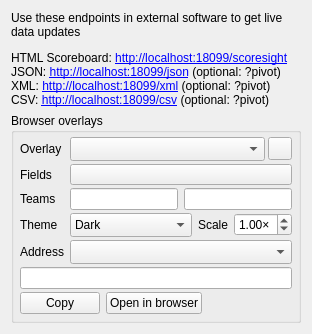
              <widget class="QWidget" name="tab_browser">
               <layout class="QVBoxLayout" name="verticalLayout_4">
                <item alignment="Qt::AlignTop">
                 <widget class="QLabel" name="label_8">
                  <property name="text">
                   <string>&lt;html&gt;&lt;head/&gt;&lt;body&gt;&lt;p&gt;Use these endpoints in external software to get live data updates&lt;/p&gt;&lt;p&gt;HTML Scoreboard: &lt;a href=&quot;http://localhost:18099/scoresight&quot;&gt;http://localhost:18099/scoresight&lt;/a&gt;&lt;br/&gt;JSON: &lt;a href=&quot;http://localhost:18099/json&quot;&gt;http://localhost:18099/json&lt;/a&gt; (optional: ?pivot)&lt;br/&gt;XML: &lt;a href=&quot;http://localhost:18099/xml&quot;&gt;http://localhost:18099/xml&lt;/a&gt; (optional: ?pivot)&lt;br/&gt;CSV: &lt;a href=&quot;http://localhost:18099/csv&quot;&gt;http://localhost:18099/csv&lt;/a&gt; (optional: ?pivot)&lt;/p&gt;&lt;/body&gt;&lt;/html&gt;</string>
                  </property>
                  <property name="textFormat">
                   <enum>Qt::RichText</enum>
                  </property>
                  <property name="wordWrap">
                   <bool>true</bool>
                  </property>
                  <property name="openExternalLinks">
                   <bool>true</bool>
                  </property>
                  <property name="textInteractionFlags">
                   <set>Qt::LinksAccessibleByMouse|Qt::TextSelectableByMouse</set>
                  </property>
                 </widget>
                </item>
                <item>
                 <widget class="QGroupBox" name="groupBox_overlays">
                  <property name="toolTip">
                   <string>Transparent pages with live values, for a browser source in OBS, vMix, Wirecast, CasparCG and other production software</string>
                  </property>
                  <property name="title">
                   <string>Browser overlays</string>
                  </property>
                  <layout class="QFormLayout" name="formLayout_overlays">
                   <property name="fieldGrowthPolicy">
                    <enum>QFormLayout::AllNonFixedFieldsGrow</enum>
                   </property>
                   <property name="horizontalSpacing">
                    <number>6</number>
                   </property>
                   <property name="verticalSpacing">
                    <number>3</number>
                   </property>
                   <property name="leftMargin">
                    <number>6</number>
                   </property>
                   <property name="topMargin">
                    <number>4</number>
                   </property>
                   <property name="rightMargin">
                    <number>6</number>
                   </property>
                   <property name="bottomMargin">
                    <number>6</number>
                   </property>
                   <item row="0" column="0">
                    <widget class="QLabel" name="label_overlayKind">
                     <property name="text">
                      <string>Overlay</string>
                     </property>
                     <property name="buddy">
                      <cstring>comboBox_overlayKind</cstring>
                     </property>
                    </widget>
                   </item>
                   <item row="0" column="1">
                    <widget class="QWidget" name="widget_overlayKind" native="true">
                     <layout class="QHBoxLayout" name="horizontalLayout_overlayKind">
                      <property name="spacing">
                       <number>3</number>
                      </property>
                      <property name="leftMargin">
                       <number>0</number>
                      </property>
                      <property name="topMargin">
                       <number>0</number>
                      </property>
                      <property name="rightMargin">
                       <number>0</number>
                      </property>
                      <property name="bottomMargin">
                       <number>0</number>
                      </property>
                      <item>
                       <widget class="QComboBox" name="comboBox_overlayKind">
                        <property name="sizePolicy">
                         <sizepolicy hsizetype="Expanding" vsizetype="Fixed">
                          <horstretch>0</horstretch>
                          <verstretch>0</verstretch>
                         </sizepolicy>
                        </property>
                        <property name="toolTip">
                         <string>A built-in overlay, or one of yours from the overlays folder</string>
                        </property>
                        <property name="sizeAdjustPolicy">
                         <enum>QComboBox::AdjustToMinimumContentsLengthWithIcon</enum>
                        </property>
                        <property name="minimumContentsLength">
                         <number>8</number>
                        </property>
                       </widget>
                      </item>
                      <item>
                       <widget class="QToolButton" name="toolButton_overlaysFolder">
                        <property name="toolTip">
                         <string>Open the overlays folder: put your own HTML overlays there</string>
                        </property>
                        <property name="accessibleName">
                         <string>Open the overlays folder</string>
                        </property>
                        <property name="toolButtonStyle">
                         <enum>Qt::ToolButtonIconOnly</enum>
                        </property>
                       </widget>
                      </item>
                     </layout>
                    </widget>
                   </item>
                   <item row="1" column="0">
                    <widget class="QLabel" name="label_overlayFields">
                     <property name="text">
                      <string>Fields</string>
                     </property>
                     <property name="buddy">
                      <cstring>toolButton_overlayFields</cstring>
                     </property>
                    </widget>
                   </item>
                   <item row="1" column="1">
                    <widget class="QToolButton" name="toolButton_overlayFields">
                     <property name="sizePolicy">
                      <sizepolicy hsizetype="Expanding" vsizetype="Fixed">
                       <horstretch>0</horstretch>
                       <verstretch>0</verstretch>
                      </sizepolicy>
                     </property>
                     <property name="toolTip">
                      <string>The fields the overlay shows</string>
                     </property>
                     <property name="accessibleName">
                      <string>Overlay fields</string>
                     </property>
                     <property name="popupMode">
                      <enum>QToolButton::InstantPopup</enum>
                     </property>
                     <property name="toolButtonStyle">
                      <enum>Qt::ToolButtonTextOnly</enum>
                     </property>
                    </widget>
                   </item>
                   <item row="2" column="0">
                    <widget class="QLabel" name="label_overlayTeams">
                     <property name="text">
                      <string>Teams</string>
                     </property>
                     <property name="buddy">
                      <cstring>lineEdit_overlayHomeName</cstring>
                     </property>
                    </widget>
                   </item>
                   <item row="2" column="1">
                    <widget class="QWidget" name="widget_overlayTeams" native="true">
                     <layout class="QHBoxLayout" name="horizontalLayout_overlayTeams">
                      <property name="spacing">
                       <number>6</number>
                      </property>
                      <property name="leftMargin">
                       <number>0</number>
                      </property>
                      <property name="topMargin">
                       <number>0</number>
                      </property>
                      <property name="rightMargin">
                       <number>0</number>
                      </property>
                      <property name="bottomMargin">
                       <number>0</number>
                      </property>
                      <item>
                       <widget class="QLineEdit" name="lineEdit_overlayHomeName">
                        <property name="accessibleName">
                         <string>Home team name</string>
                        </property>
                        <property name="maxLength">
                         <number>120</number>
                        </property>
                        <property name="clearButtonEnabled">
                         <bool>true</bool>
                        </property>
                       </widget>
                      </item>
                      <item>
                       <widget class="QLineEdit" name="lineEdit_overlayAwayName">
                        <property name="accessibleName">
                         <string>Away team name</string>
                        </property>
                        <property name="maxLength">
                         <number>120</number>
                        </property>
                        <property name="clearButtonEnabled">
                         <bool>true</bool>
                        </property>
                       </widget>
                      </item>
                     </layout>
                    </widget>
                   </item>
                   <item row="3" column="0">
                    <widget class="QLabel" name="label_overlayTheme">
                     <property name="text">
                      <string>Theme</string>
                     </property>
                     <property name="buddy">
                      <cstring>comboBox_overlayTheme</cstring>
                     </property>
                    </widget>
                   </item>
                   <item row="3" column="1">
                    <widget class="QWidget" name="widget_overlayLook" native="true">
                     <layout class="QHBoxLayout" name="horizontalLayout_overlayLook">
                      <property name="spacing">
                       <number>6</number>
                      </property>
                      <property name="leftMargin">
                       <number>0</number>
                      </property>
                      <property name="topMargin">
                       <number>0</number>
                      </property>
                      <property name="rightMargin">
                       <number>0</number>
                      </property>
                      <property name="bottomMargin">
                       <number>0</number>
                      </property>
                      <item>
                       <widget class="QComboBox" name="comboBox_overlayTheme">
                        <property name="sizePolicy">
                         <sizepolicy hsizetype="Expanding" vsizetype="Fixed">
                          <horstretch>0</horstretch>
                          <verstretch>0</verstretch>
                         </sizepolicy>
                        </property>
                        <property name="toolTip">
                         <string>The overlay's colors. Minimal has no panels: white text with a shadow</string>
                        </property>
                        <property name="sizeAdjustPolicy">
                         <enum>QComboBox::AdjustToMinimumContentsLengthWithIcon</enum>
                        </property>
                        <property name="minimumContentsLength">
                         <number>5</number>
                        </property>
                        <item>
                         <property name="text">
                          <string>Dark</string>
                         </property>
                        </item>
                        <item>
                         <property name="text">
                          <string>Light</string>
                         </property>
                        </item>
                        <item>
                         <property name="text">
                          <string>Minimal</string>
                         </property>
                        </item>
                        <item>
                         <property name="text">
                          <string>Bold</string>
                         </property>
                        </item>
                       </widget>
                      </item>
                      <item>
                       <widget class="QLabel" name="label_overlayScale">
                        <property name="text">
                         <string>Scale</string>
                        </property>
                        <property name="buddy">
                         <cstring>doubleSpinBox_overlayScale</cstring>
                        </property>
                       </widget>
                      </item>
                      <item>
                       <widget class="QDoubleSpinBox" name="doubleSpinBox_overlayScale">
                        <property name="toolTip">
                         <string>The overlays fit the page's width (1920x1080, 1280x720...); this makes them bigger or smaller</string>
                        </property>
                        <property name="suffix">
                         <string notr="true">×</string>
                        </property>
                        <property name="decimals">
                         <number>2</number>
                        </property>
                        <property name="minimum">
                         <double>0.250000000000000</double>
                        </property>
                        <property name="maximum">
                         <double>4.000000000000000</double>
                        </property>
                        <property name="singleStep">
                         <double>0.250000000000000</double>
                        </property>
                        <property name="value">
                         <double>1.000000000000000</double>
                        </property>
                       </widget>
                      </item>
                     </layout>
                    </widget>
                   </item>
                   <item row="4" column="0">
                    <widget class="QLabel" name="label_overlayHost">
                     <property name="text">
                      <string>Address</string>
                     </property>
                     <property name="buddy">
                      <cstring>comboBox_overlayHost</cstring>
                     </property>
                    </widget>
                   </item>
                   <item row="4" column="1">
                    <widget class="QComboBox" name="comboBox_overlayHost">
                     <property name="toolTip">
                      <string>The network address for software on other computers, localhost for software on this one</string>
                     </property>
                     <property name="sizeAdjustPolicy">
                      <enum>QComboBox::AdjustToMinimumContentsLengthWithIcon</enum>
                     </property>
                     <property name="minimumContentsLength">
                      <number>12</number>
                     </property>
                    </widget>
                   </item>
                   <item row="5" column="0" colspan="2">
                    <widget class="QLineEdit" name="lineEdit_overlayUrl">
                     <property name="toolTip">
                      <string>Paste this address in a browser source</string>
                     </property>
                     <property name="accessibleName">
                      <string>Overlay address</string>
                     </property>
                     <property name="readOnly">
                      <bool>true</bool>
                     </property>
                    </widget>
                   </item>
                   <item row="6" column="0" colspan="2">
                    <widget class="QWidget" name="widget_overlayButtons" native="true">
                     <layout class="QHBoxLayout" name="horizontalLayout_overlayButtons">
                      <property name="spacing">
                       <number>6</number>
                      </property>
                      <property name="leftMargin">
                       <number>0</number>
                      </property>
                      <property name="topMargin">
                       <number>0</number>
                      </property>
                      <property name="rightMargin">
                       <number>0</number>
                      </property>
                      <property name="bottomMargin">
                       <number>0</number>
                      </property>
                      <item>
                       <widget class="QPushButton" name="pushButton_copyOverlayUrl">
                        <property name="toolTip">
                         <string>Copy the overlay's address</string>
                        </property>
                        <property name="text">
                         <string>Copy</string>
                        </property>
                       </widget>
                      </item>
                      <item>
                       <widget class="QPushButton" name="pushButton_openOverlayUrl">
                        <property name="toolTip">
                         <string>Open the overlay in your web browser</string>
                        </property>
                        <property name="text">
                         <string>Open in browser</string>
                        </property>
                       </widget>
                      </item>
                      <item>
                       <spacer name="horizontalSpacer_overlayButtons">
                        <property name="orientation">
                         <enum>Qt::Horizontal</enum>
                        </property>
                        <property name="sizeHint" stdset="0">
                         <size>
                          <width>0</width>
                          <height>0</height>
                         </size>
                        </property>
                       </spacer>
                      </item>
                     </layout>
                    </widget>
                   </item>
                  </layout>
                 </widget>
                </item>
                <item>
                 <spacer name="verticalSpacer_browser">
                  <property name="orientation">
                   <enum>Qt::Vertical</enum>
                  </property>
                  <property name="sizeHint" stdset="0">
                   <size>
                    <width>0</width>
                    <height>0</height>
                   </size>
                  </property>
                 </spacer>
                </item>
               </layout>
              </widget>
